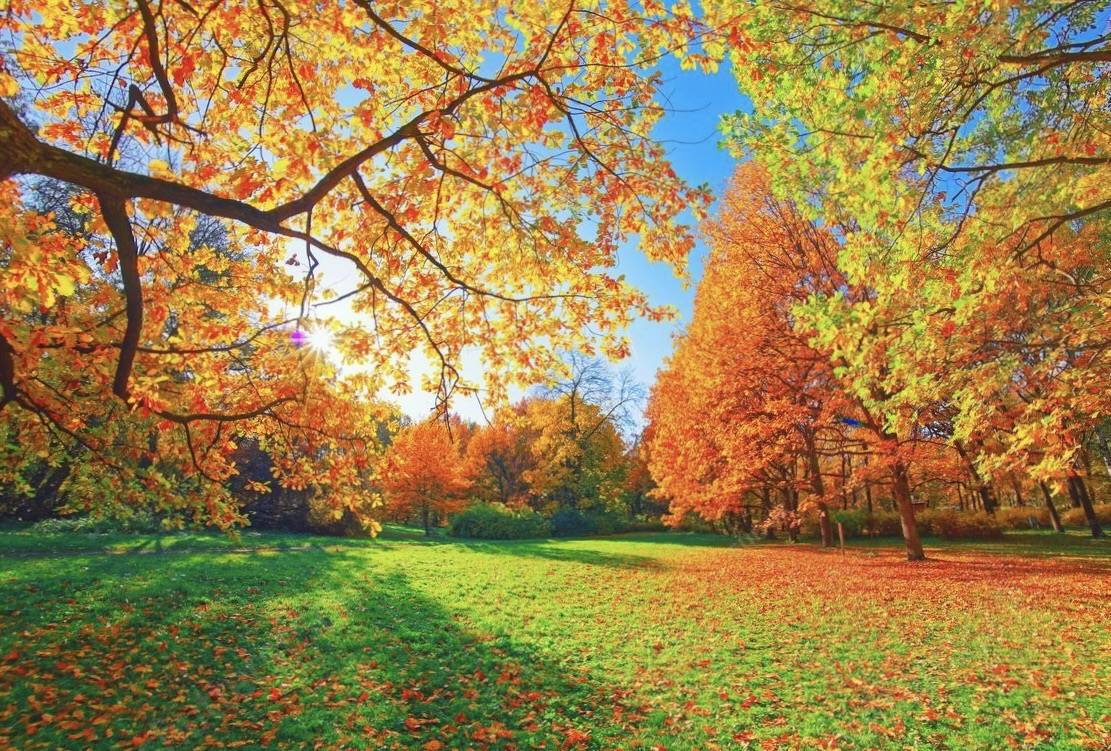
%> input picture images/trees.jpeg, 1111 x 751 px
$ octave task1_cascade.m   (GNU Octave 9; MATLAB toolbox functions it lacks are replaced by stand-ins)
%> lines starting %> are read from the running program, lines starting %| are printed output that depends on the picture
img = imread('images/trees.jpeg');
%> img is the input picture: size 751x1111x3 uint8; mean R, G, B 154.8, 130, 76
cascaded_img = img(1:2:end, 1:2:end);
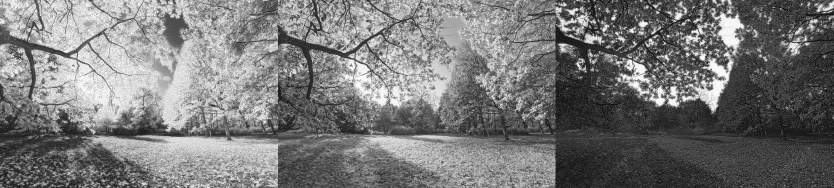
%> cascaded_img: size 376x1667 uint8 (shown at 1/2 size); min 0, max 255, mean 120.1
cascaded_img = uint8(floor(double(cascaded_img)/64) * 64);
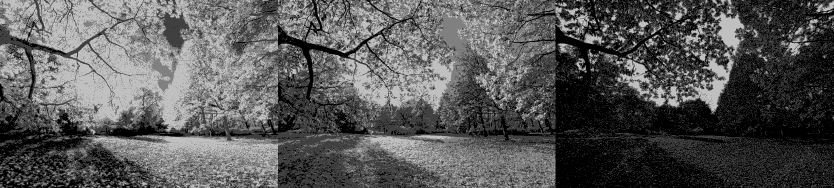
%> cascaded_img: size 376x1667 uint8 (shown at 1/2 size); min 0, max 192, mean 87.7
imshow(cascaded_img);
title('Sampled and Quantized Image');
if ~exist('images/out', 'dir')
    mkdir('images/out');
end
imwrite(cascaded_img, 'images/out/cascaded_trees.jpeg');

$ run again, with images/peppers.jpeg copied over images/trees.jpeg
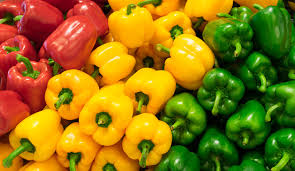
%> input picture images/peppers.jpeg, 295 x 171 px
%> img is the input picture: size 171x295x3 uint8; mean R, G, B 145.1, 114.8, 14.7
%> `cascaded_img = img(1:2:end, 1:2:end);`:
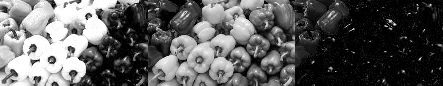
%> cascaded_img: size 86x443 uint8; min 0, max 255, mean 91.5
%> `cascaded_img = uint8(floor(double(cascaded_img)/64) * 64);`:
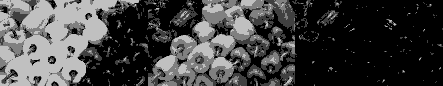
%> cascaded_img: size 86x443 uint8; min 0, max 192, mean 66.1
